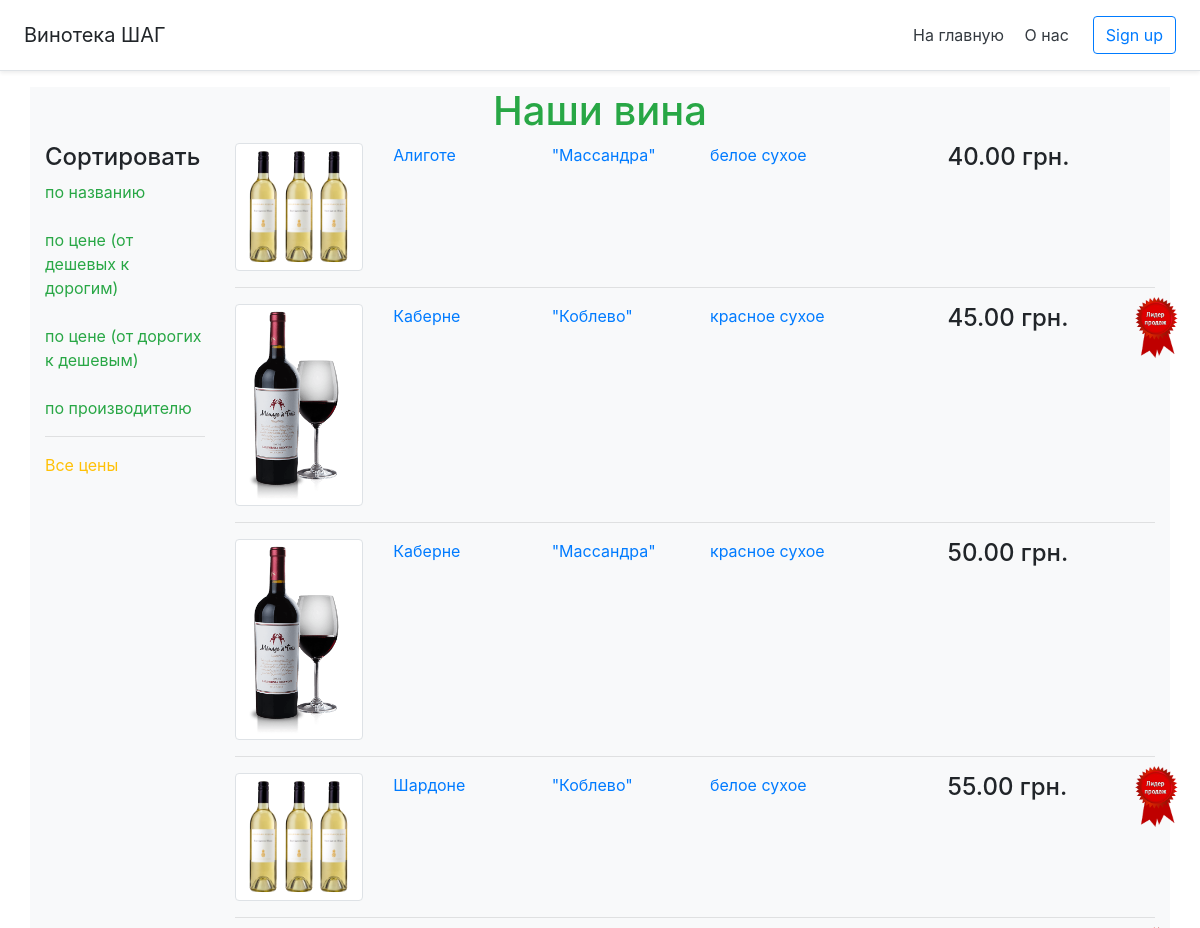
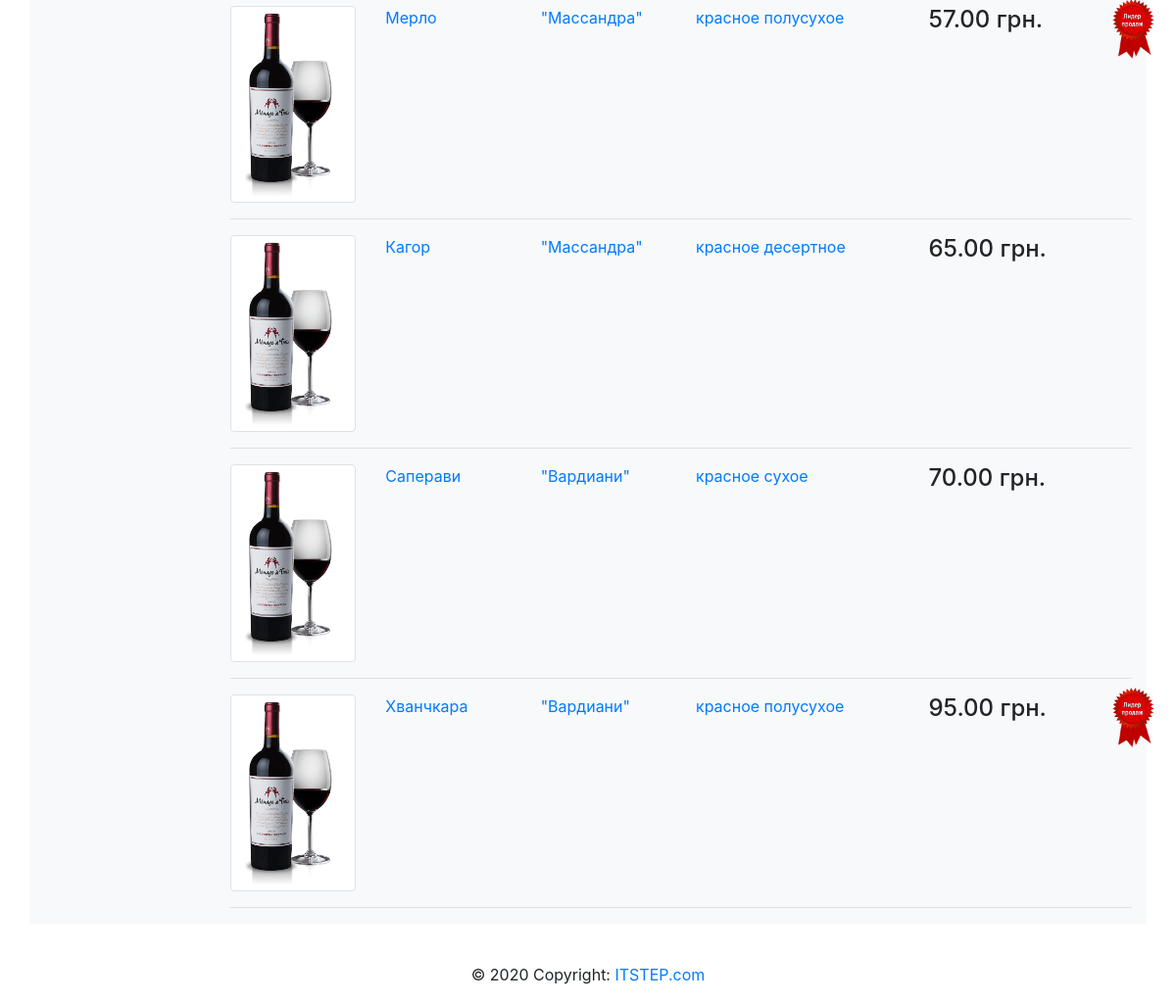
The page /index/bypriceasc on the database its author committed (2 pictures, top to bottom).
### server.py (models this page shows)
class Vine(db.Model):
    __tablename__ = 'VINES'
    id = db.Column(db.Integer, primary_key=True)
    name = db.Column(db.String)
    price = db.Column(db.Float)
    sort_id = db.Column(db.Integer, db.ForeignKey('SORTS.id'))
    sort = db.relationship('Sort')
    producer_id = db.Column(db.Integer, db.ForeignKey('PRODUCERS.id'))
    producer = db.relationship('Producer')
    bestseller = db.Column(db.Integer, default=0)
    comments = db.relationship('Comment', cascade='all,delete-orphan')

class Producer(db.Model):
    __tablename__ = 'PRODUCERS'
    id = db.Column(db.Integer, primary_key=True)
    name = db.Column(db.String)
    vines = db.relationship('Vine')

class Sort(db.Model):
    __tablename__ = 'SORTS'
    id = db.Column(db.Integer, primary_key=True)
    name = db.Column(db.String)
    vines = db.relationship('Vine')

### server.py (the view)
@app.route("/index")
@app.route("/index/<string:sort_type>")
def index(sort_type=None):
    vines = Vine.query.all()
    if sort_type == 'byname':
        vines.sort(key=lambda x: x.name)
    if sort_type == 'bypriceasc':
        vines.sort(key=lambda x: x.price)
    if sort_type == 'bypricedesc':
        vines.sort(key=lambda x: x.price, reverse=True)
    if sort_type == 'byproducer':
        vines.sort(key=lambda x: x.producer.name)
    return render_template('index.html', vines=vines)

### templates/index.html
{% extends 'base.html' %}
{% block content %}
<h1 class="text-center text-success">Наши вина</h1>
<div class="row">
    <div class="col-2">
        <h4>Сортировать</h4>
        <a class="text-success" href="{{ url_for('index', sort_type='byname') }}">
            по названию</a><br><br>
        <a class="text-success" href="{{ url_for('index', sort_type='bypriceasc') }}">
            по цене (от дешевых к дорогим)</a><br><br>
        <a class="text-success" href="{{ url_for('index', sort_type='bypricedesc') }}">
            по цене (от дорогих к дешевым)</a><br><br>
        <a class="text-success" href="{{ url_for('index', sort_type='byproducer') }}">
            по производителю</a>
        <br><hr>
        <a href="{{ url_for('price') }}" class="text-warning">Все цены</a>
    </div>
    <div class="col-10">
        {% for vine in vines %}
        {% set best = 'bestseller' if vine.bestseller else '' %}
        <div class="row mb-2 {{ best }}">
            {% set pic = 'red.png' if 'красное' in vine.sort.name else 'white.png' %}
            <div class="col-2">
                <img class="img-thumbnail"
                        src="{{ url_for('static', filename='img/' + pic) }}">
            </div>
            <div class="col-2">
                <a href="{{ url_for('vine', id=vine.id) }}">
                    {{ vine.name }}</a>
            </div>
            <div class="col-2">
                <a href="{{ url_for('filter', sort_id=0, producer_id = vine.producer.id) }}">
                "{{ vine.producer.name }}"
                </a>
            </div>
            <div class="col-3">
                <a href="{{ url_for('filter', sort_id=vine.sort.id, producer_id = 0) }}">
                {{ vine.sort.name }}
                    </a>
            </div>
            <div class="col-3">
                <h4>{{ '%.2f'|format(vine.price) }} грн.</h4>
            </div>
        </div>
        <hr>
        {% endfor %}
    </div>
</div>
{% endblock %}

### static/css/main.css (style rules this page uses)
.bestseller { position: relative; }
.bestseller::after { content: ""; width: 50px; height: 67px; position: absolute; right: -10px; top: -10px; background: url("../img/bestseller.png"); background-size: 100%; }

### rows shown on the page
Vine: name "Алиготе", producer.name "Массандра", sort.name "белое сухое", price "40.00"
Vine: name "Каберне", producer.name "Коблево", sort.name "красное сухое", price "45.00"
Vine: name "Каберне", producer.name "Массандра", sort.name "красное сухое", price "50.00"
Vine: name "Шардоне", producer.name "Коблево", sort.name "белое сухое", price "55.00"
Vine: name "Мерло", producer.name "Массандра", sort.name "красное полусухое", price "57.00"
Vine: name "Кагор", producer.name "Массандра", sort.name "красное десертное", price "65.00"
Vine: name "Саперави", producer.name "Вардиани", sort.name "красное сухое", price "70.00"
Vine: name "Хванчкара", producer.name "Вардиани", sort.name "красное полусухое", price "95.00"
